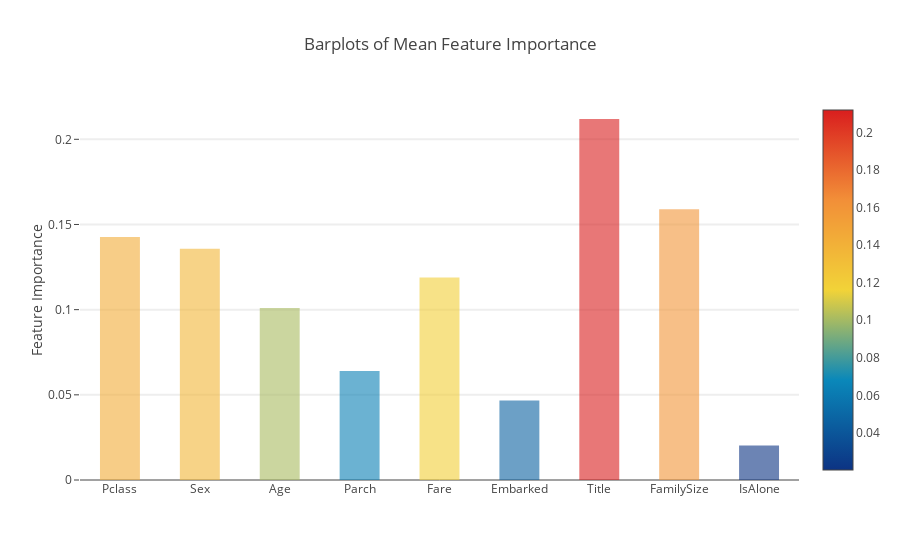

The notebook cell saved with this chart:
### Code cell
y = feature_dataframe['mean'].values
x = feature_dataframe['features'].values
data = [go.Bar(
            x= x,
             y= y,
            width = 0.5,
            marker=dict(
               color = feature_dataframe['mean'].values,
            colorscale='Portland',
            showscale=True,
            reversescale = False
            ),
            opacity=0.6
        )]

layout= go.Layout(
    autosize= True,
    title= 'Barplots of Mean Feature Importance',
    hovermode= 'closest',
#     xaxis= dict(
#         title= 'Pop',
#         ticklen= 5,
#         zeroline= False,
#         gridwidth= 2,
#     ),
    yaxis=dict(
        title= 'Feature Importance',
        ticklen= 5,
        gridwidth= 2
    ),
    showlegend= False
)
fig = go.Figure(data=data, layout=layout)
py.iplot(fig, filename='bar-direct-labels')

### Figure 1 — Plotly figure (JSON) as saved in the notebook; plotly's stock layout.template omitted (floating-point values rounded to 4 significant figures)
{"data": [{"marker": {"color": [0.1427, 0.1357, 0.101, 0.06391, 0.1188, 0.04672, 0.2119, 0.159, 0.02023], "colorscale": "Portland", "reversescale": false, "showscale": true}, "opacity": 0.6, "type": "bar", "width": 0.5, "x": ["Pclass", "Sex", "Age", "Parch", "Fare", "Embarked", "Title", "FamilySize", "IsAlone"], "y": [0.1427, 0.1357, 0.101, 0.06391, 0.1188, 0.04672, 0.2119, 0.159, 0.02023]}], "layout": {"autosize": true, "hovermode": "closest", "showlegend": false, "title": "Barplots of Mean Feature Importance", "yaxis": {"gridwidth": 2, "ticklen": 5, "title": "Feature Importance"}}}
